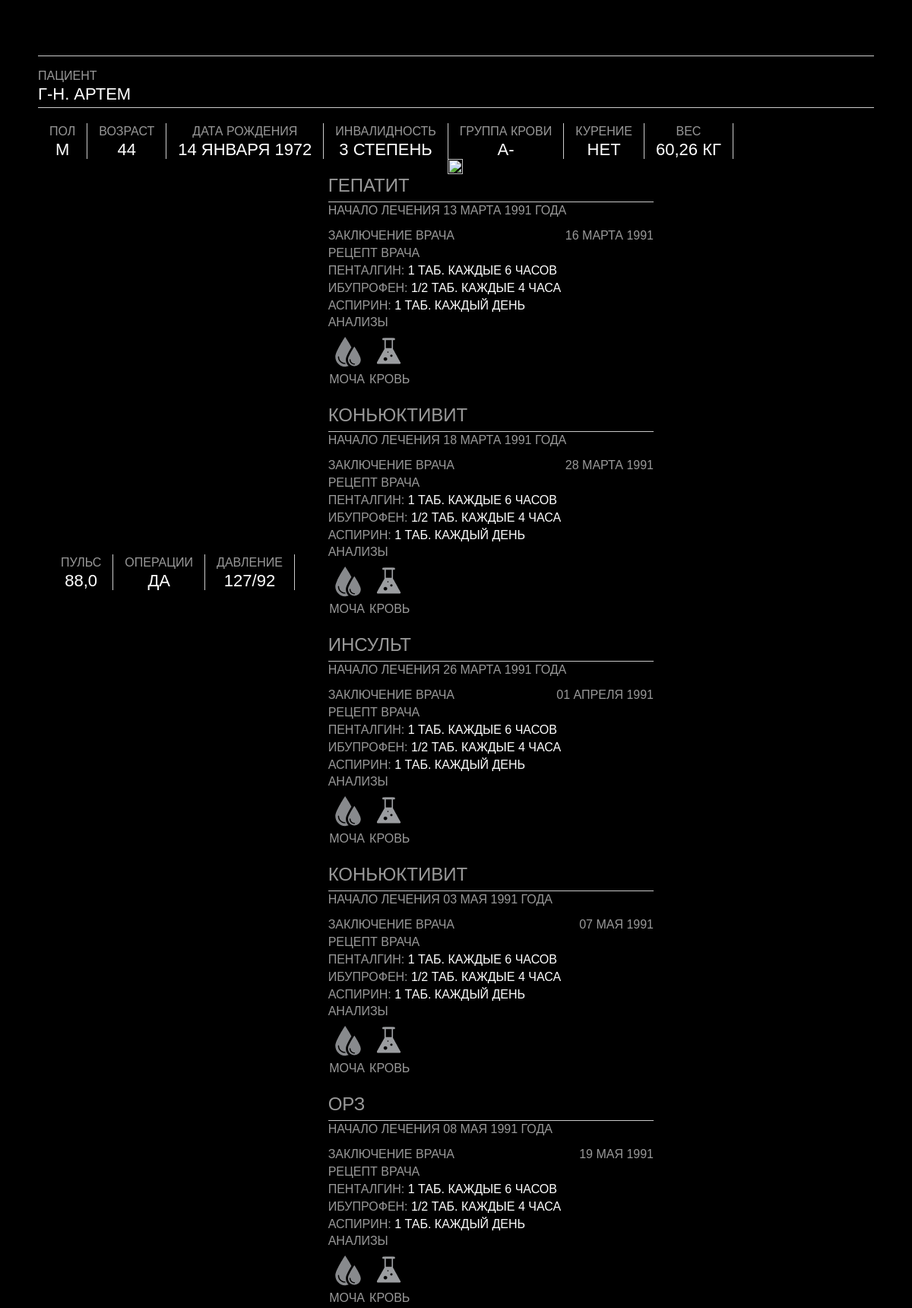
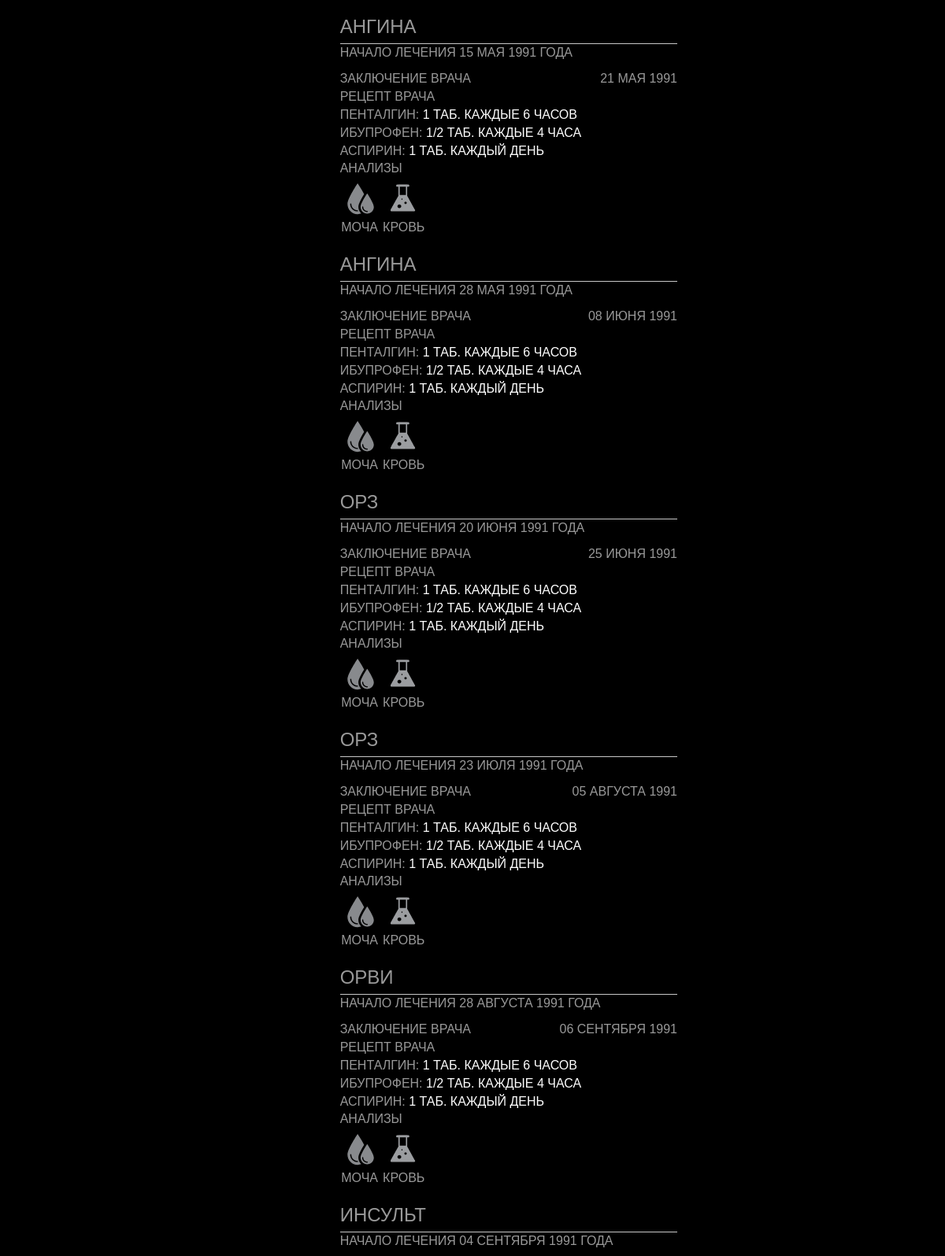
/history/patient/1 (upper part), run on the app's committed database (2 pictures, top to bottom).
### app/models.py (models this page shows)
class Person(models.Model):
    sex = models.BooleanField()
    name = models.CharField(max_length=250)
    last_name = models.CharField(max_length=250)
    birthday = models.DateField()
    smoker = models.BooleanField()
    diabet = models.BooleanField()
    weight = models.FloatField()
    pressure_l = models.IntegerField()
    pressure_h = models.IntegerField()
    pulse = models.FloatField()
    had_surgery = models.BooleanField()
    blood_type = models.IntegerField()
    class Meta:
        db_table = 'person'
    @property
    def age(self):
        now = datetime.datetime.now()
        current_year = int(now.year)
        birth_year = int(self.birthday.year)
        return current_year - birth_year

class Disease(models.Model):
    start_date = models.DateField()
    end_date = models.DateField()
    id_person = models.ForeignKey(db_column='id_person',
                                  to=Person)
    analysis = models.TextField(null=True)
    medicaments = models.TextField(null=True)
    medical_report = models.TextField(null=True)
    disease = models.TextField(null=True)
    chronical = models.BooleanField()
    surgery = models.BooleanField()
    class Meta:
        db_table = 'disease'

### app/views.py (the view)
def show_patient_info(request, patient_id):
    person = Person.objects.get(id=patient_id)
    diseases = Disease.objects.filter(id_person=patient_id).order_by('start_date')
    context = {'person': person,
               'diseases': diseases}
    return render(request=request,
                  template_name='app/patient/info.html',
                  context=context)

### app/templates/app/patient/info.html (shortened to what this page needs)
{% extends 'app/patient/history.html' %}
{% load staticfiles %}
{% block info %}
<div class="col-md-5">
    <div class="col-md-1 col-md-offset-4">
        <a href="/history/patient/{{ person.id }}/prediction">
            <img src="{% static 'app/img/predictions.png' %}" style="width: 20px; height: 20px"/>
        </a>
    </div>
    {% for disease in diseases %}
    <h3 class="text-uppercase">{{ disease.disease }}</h3>
    <div style="border-bottom: 1px solid #c8c8c8;"></div>
    <p class="text-uppercase">начало лечения {{ disease.start_date | date:"d E Y" }} года</p>
    <div>
        <div class="text-uppercase block-title">заключение врача
            <div style="text-align: right; display: inline-block; float: right;">{{ disease.end_date | date:"d E Y" }}</div>
        </div>
    </div>
    <div class="text-uppercase block-title">рецепт врача</div>
    <div class="block-text">
        <div>Пенталгин: <span style="color: white">1 таб. каждые 6 часов</span></div>
        <div>Ибупрофен: <span style="color: white">1/2 таб. каждые 4 часа</span></div>
        <div>Аспирин: <span style="color: white">1 таб. каждый день</span></div>
    </div>
    <div class="text-uppercase block-title">анализы</div>
    <div>
        <div style="width: 50px; display: inline-block;">
            <img src="{% static 'app/img/analiz33-01.svg' %}"/>
            <div style="text-align: center">Моча</div>
        </div>
        <div style="width: 50px; display: inline-block;">
            <img src="{% static 'app/img/analiz334-01.svg' %}"/>
            <div style="text-align: center">Кровь</div>
        </div>
    </div>
    {% endfor %}
</div>
{% endblock %}

### app/templates/app/patient/top_plate.html (shortened to what this page needs)
<div class="row">
    <div class="header-name col-md-12">
        <span class="head">Пациент</span>
        <span class="h1">{{ person.last_name }} {{ person.name }}</span>
    </div>
</div>
<div class="row">
    <div class="col-md-1 head-info-block">
    <span>Пол</span>
    <span class="h1">{% if person.sex %}М{% else %}Ж{% endif %}</span>
    </div>
    <div class="col-md-1 head-info-block">
    <span>Возраст</span>
    <span class="h1">{{ person.age }}</span>
    </div>
    <div class="col-md-1 head-info-block">
    <span>Дата рождения</span>
    <span class="h1">{{ person.birthday | date:"d E Y" }}</span>
    </div>
    <div class="col-md-1 head-info-block">
    <span>Инвалидность</span>
    <span class="h1">3 степень</span>
    </div>
    <div class="col-md-1 head-info-block">
    <span>Группа крови</span>
    <span class="h1">
        {% if person.blood_type == 2 %}
            A-
        {% endif %}
    </span>
    </div>
    <div class="col-md-1 head-info-block">
    <span>Курение</span>
    <span class="h1">
        {% if person.smoker %}
            Да
            {% else %}
            Нет
        {% endif %}
    </span>
    </div>
    <div class="col-md-1 head-info-block">
    <span>Вес</span>
    <span class="h1">{{ person.weight | floatformat:2 }} кг</span>
  </div>
</div>

### app/templates/app/patient/body.html
<div class="col-md-4">
    <div id="man-chart" style="width: 100%; height: 500px"></div>
    <div class="row">
      <div class="col-md-4 head-info-block">
        <span>Пульс</span>
        <span class="h1">{{ person.pulse }}</span>
      </div>
    <div class="col-md-4 head-info-block">
        <span>Операции</span>
        <span class="h1">{% if person.had_surgery %}Да{% else %}Нет{% endif %}</span>
      </div>
    <div class="col-md-4 head-info-block">
        <span>Давление</span>
        <span class="h1">{{ person.pressure_h }}/{{ person.pressure_l }}</span>
      </div>
    </div>
</div>

### app/static/app/content/site.css (style rules this page uses)
span.h1 { display: block; color: #ffffff; font-family: "Bebas Neue Regular", sans-serif; font-size: 22px; font-style: normal; font-weight: normal; }
.header-name { border-top: 1px solid #ccc; border-bottom: 1px solid #ccc; padding: 15px 0 5px 0; }
.head-info-block { width: auto; margin-top: 20px; text-align: center; border-right: 1px solid #ccc; }
.row { margin: auto; }

### data on the page
Person: last_name "Г-Н.", name "АРТЕМ", age "44", birthday "14 ЯНВАРЯ 1972", weight "60,26", pulse "88,0", pressure_h "127", pressure_l "92"
Disease: disease "ГЕПАТИТ", start_date "13 МАРТА 1991", end_date "16 МАРТА 1991"
Disease: disease "КОНЬЮКТИВИТ", start_date "18 МАРТА 1991", end_date "28 МАРТА 1991"
Disease: disease "ИНСУЛЬТ", start_date "26 МАРТА 1991", end_date "01 АПРЕЛЯ 1991"
Disease: disease "КОНЬЮКТИВИТ", start_date "03 МАЯ 1991", end_date "07 МАЯ 1991"
Disease: disease "ОРЗ", start_date "08 МАЯ 1991", end_date "19 МАЯ 1991"
Disease: disease "АНГИНА", start_date "15 МАЯ 1991", end_date "21 МАЯ 1991"
Disease: disease "АНГИНА", start_date "28 МАЯ 1991", end_date "08 ИЮНЯ 1991"
Disease: disease "ОРЗ", start_date "20 ИЮНЯ 1991", end_date "25 ИЮНЯ 1991"
Disease: disease "ОРЗ", start_date "23 ИЮЛЯ 1991", end_date "05 АВГУСТА 1991"
Disease: disease "ОРВИ", start_date "28 АВГУСТА 1991", end_date "06 СЕНТЯБРЯ 1991"
Disease: disease "ИНСУЛЬТ", start_date "04 СЕНТЯБРЯ 1991"
